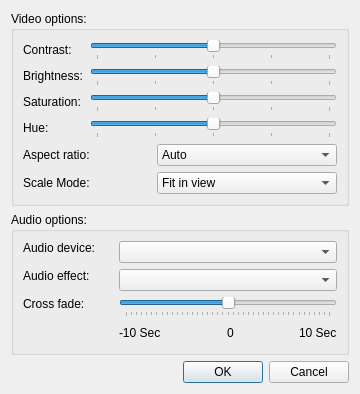
<ui version="4.0" >
 <class>settings</class>
 <widget class="QDialog" name="settings" >
  <property name="geometry" >
   <rect>
    <x>0</x>
    <y>0</y>
    <width>360</width>
    <height>379</height>
   </rect>
  </property>
  <property name="windowTitle" >
   <string>Settings</string>
  </property>
  <layout class="QVBoxLayout" name="verticalLayout_2" >
   <item>
    <widget class="QGroupBox" name="groupBox" >
     <property name="title" >
      <string>Video options:</string>
     </property>
     <property name="flat" >
      <bool>true</bool>
     </property>
     <layout class="QGridLayout" name="gridLayout" >
      <item row="0" column="0" >
       <widget class="QLabel" name="label_9" >
        <property name="text" >
         <string>Contrast:</string>
        </property>
       </widget>
      </item>
      <item row="0" column="1" colspan="2" >
       <widget class="QSlider" name="contrastSlider" >
        <property name="minimum" >
         <number>-8</number>
        </property>
        <property name="maximum" >
         <number>8</number>
        </property>
        <property name="orientation" >
         <enum>Qt::Horizontal</enum>
        </property>
        <property name="tickPosition" >
         <enum>QSlider::TicksBelow</enum>
        </property>
        <property name="tickInterval" >
         <number>4</number>
        </property>
       </widget>
      </item>
      <item row="1" column="0" >
       <widget class="QLabel" name="label_8" >
        <property name="text" >
         <string>Brightness:</string>
        </property>
       </widget>
      </item>
      <item row="1" column="1" colspan="2" >
       <widget class="QSlider" name="brightnessSlider" >
        <property name="minimum" >
         <number>-8</number>
        </property>
        <property name="maximum" >
         <number>8</number>
        </property>
        <property name="orientation" >
         <enum>Qt::Horizontal</enum>
        </property>
        <property name="tickPosition" >
         <enum>QSlider::TicksBelow</enum>
        </property>
        <property name="tickInterval" >
         <number>4</number>
        </property>
       </widget>
      </item>
      <item row="2" column="0" >
       <widget class="QLabel" name="label_7" >
        <property name="text" >
         <string>Saturation:</string>
        </property>
       </widget>
      </item>
      <item row="2" column="1" colspan="2" >
       <widget class="QSlider" name="saturationSlider" >
        <property name="minimum" >
         <number>-8</number>
        </property>
        <property name="maximum" >
         <number>8</number>
        </property>
        <property name="orientation" >
         <enum>Qt::Horizontal</enum>
        </property>
        <property name="tickPosition" >
         <enum>QSlider::TicksBelow</enum>
        </property>
        <property name="tickInterval" >
         <number>4</number>
        </property>
       </widget>
      </item>
      <item row="3" column="0" >
       <widget class="QLabel" name="label_2" >
        <property name="text" >
         <string>Hue:</string>
        </property>
       </widget>
      </item>
      <item row="3" column="1" colspan="2" >
       <widget class="QSlider" name="hueSlider" >
        <property name="minimum" >
         <number>-8</number>
        </property>
        <property name="maximum" >
         <number>8</number>
        </property>
        <property name="orientation" >
         <enum>Qt::Horizontal</enum>
        </property>
        <property name="tickPosition" >
         <enum>QSlider::TicksBelow</enum>
        </property>
        <property name="tickInterval" >
         <number>4</number>
        </property>
       </widget>
      </item>
      <item row="4" column="0" colspan="2" >
       <widget class="QLabel" name="label_10" >
        <property name="text" >
         <string>Aspect ratio:</string>
        </property>
       </widget>
      </item>
      <item row="4" column="2" >
       <widget class="QComboBox" name="aspectCombo" >
        <property name="minimumSize" >
         <size>
          <width>180</width>
          <height>0</height>
         </size>
        </property>
        <item>
         <property name="text" >
          <string>Auto</string>
         </property>
        </item>
        <item>
         <property name="text" >
          <string>Stretch</string>
         </property>
        </item>
        <item>
         <property name="text" >
          <string>4/3</string>
         </property>
        </item>
        <item>
         <property name="text" >
          <string>16/9</string>
         </property>
        </item>
       </widget>
      </item>
      <item row="5" column="0" colspan="2" >
       <widget class="QLabel" name="label_11" >
        <property name="text" >
         <string>Scale Mode:</string>
        </property>
       </widget>
      </item>
      <item row="5" column="2" >
       <widget class="QComboBox" name="scalemodeCombo" >
        <property name="minimumSize" >
         <size>
          <width>180</width>
          <height>0</height>
         </size>
        </property>
        <item>
         <property name="text" >
          <string>Fit in view</string>
         </property>
        </item>
        <item>
         <property name="text" >
          <string>Scale and crop</string>
         </property>
        </item>
       </widget>
      </item>
     </layout>
    </widget>
   </item>
   <item>
    <widget class="QGroupBox" name="groupBox_2" >
     <property name="title" >
      <string>Audio options:</string>
     </property>
     <property name="flat" >
      <bool>true</bool>
     </property>
     <layout class="QVBoxLayout" name="verticalLayout" >
      <item>
       <layout class="QHBoxLayout" >
        <item>
         <widget class="QLabel" name="label" >
          <property name="sizePolicy" >
           <sizepolicy vsizetype="Preferred" hsizetype="Maximum" >
            <horstretch>0</horstretch>
            <verstretch>0</verstretch>
           </sizepolicy>
          </property>
          <property name="minimumSize" >
           <size>
            <width>90</width>
            <height>0</height>
           </size>
          </property>
          <property name="text" >
           <string>Audio device:</string>
          </property>
          <property name="alignment" >
           <set>Qt::AlignLeading|Qt::AlignLeft|Qt::AlignTop</set>
          </property>
         </widget>
        </item>
        <item>
         <widget class="QComboBox" name="deviceCombo" >
          <property name="sizePolicy" >
           <sizepolicy vsizetype="Fixed" hsizetype="Minimum" >
            <horstretch>0</horstretch>
            <verstretch>0</verstretch>
           </sizepolicy>
          </property>
         </widget>
        </item>
       </layout>
      </item>
      <item>
       <layout class="QHBoxLayout" >
        <item>
         <widget class="QLabel" name="label_6" >
          <property name="sizePolicy" >
           <sizepolicy vsizetype="Preferred" hsizetype="Maximum" >
            <horstretch>0</horstretch>
            <verstretch>0</verstretch>
           </sizepolicy>
          </property>
          <property name="minimumSize" >
           <size>
            <width>90</width>
            <height>0</height>
           </size>
          </property>
          <property name="text" >
           <string>Audio effect:</string>
          </property>
          <property name="alignment" >
           <set>Qt::AlignLeading|Qt::AlignLeft|Qt::AlignTop</set>
          </property>
         </widget>
        </item>
        <item>
         <widget class="QComboBox" name="audioEffectsCombo" >
          <property name="sizePolicy" >
           <sizepolicy vsizetype="Fixed" hsizetype="Minimum" >
            <horstretch>0</horstretch>
            <verstretch>0</verstretch>
           </sizepolicy>
          </property>
         </widget>
        </item>
       </layout>
      </item>
      <item>
       <layout class="QHBoxLayout" >
        <item>
         <widget class="QLabel" name="crossFadeLabel" >
          <property name="sizePolicy" >
           <sizepolicy vsizetype="Preferred" hsizetype="Maximum" >
            <horstretch>0</horstretch>
            <verstretch>0</verstretch>
           </sizepolicy>
          </property>
          <property name="minimumSize" >
           <size>
            <width>90</width>
            <height>0</height>
           </size>
          </property>
          <property name="text" >
           <string>Cross fade:</string>
          </property>
          <property name="alignment" >
           <set>Qt::AlignLeading|Qt::AlignLeft|Qt::AlignTop</set>
          </property>
         </widget>
        </item>
        <item>
         <layout class="QVBoxLayout" >
          <item>
           <widget class="QSlider" name="crossFadeSlider" >
            <property name="sizePolicy" >
             <sizepolicy vsizetype="Fixed" hsizetype="Minimum" >
              <horstretch>0</horstretch>
              <verstretch>0</verstretch>
             </sizepolicy>
            </property>
            <property name="minimum" >
             <number>-20</number>
            </property>
            <property name="maximum" >
             <number>20</number>
            </property>
            <property name="singleStep" >
             <number>1</number>
            </property>
            <property name="pageStep" >
             <number>2</number>
            </property>
            <property name="value" >
             <number>0</number>
            </property>
            <property name="orientation" >
             <enum>Qt::Horizontal</enum>
            </property>
            <property name="tickPosition" >
             <enum>QSlider::TicksBelow</enum>
            </property>
           </widget>
          </item>
          <item>
           <layout class="QHBoxLayout" >
            <item>
             <widget class="QLabel" name="crossFadeLabel1" >
              <property name="font" >
               <font>
                <pointsize>9</pointsize>
               </font>
              </property>
              <property name="text" >
               <string>-10 Sec</string>
              </property>
             </widget>
            </item>
            <item>
             <spacer>
              <property name="orientation" >
               <enum>Qt::Horizontal</enum>
              </property>
              <property name="sizeHint" stdset="0" >
               <size>
                <width>40</width>
                <height>20</height>
               </size>
              </property>
             </spacer>
            </item>
            <item>
             <widget class="QLabel" name="crossFadeLabel2" >
              <property name="font" >
               <font>
                <pointsize>9</pointsize>
               </font>
              </property>
              <property name="text" >
               <string>0</string>
              </property>
             </widget>
            </item>
            <item>
             <spacer>
              <property name="orientation" >
               <enum>Qt::Horizontal</enum>
              </property>
              <property name="sizeHint" stdset="0" >
               <size>
                <width>40</width>
                <height>20</height>
               </size>
              </property>
             </spacer>
            </item>
            <item>
             <widget class="QLabel" name="crossFadeLabel3" >
              <property name="font" >
               <font>
                <pointsize>9</pointsize>
               </font>
              </property>
              <property name="text" >
               <string>10 Sec</string>
              </property>
             </widget>
            </item>
           </layout>
          </item>
         </layout>
        </item>
       </layout>
      </item>
     </layout>
    </widget>
   </item>
   <item>
    <widget class="QDialogButtonBox" name="buttonBox" >
     <property name="orientation" >
      <enum>Qt::Horizontal</enum>
     </property>
     <property name="standardButtons" >
      <set>QDialogButtonBox::Cancel|QDialogButtonBox::Ok</set>
     </property>
    </widget>
   </item>
  </layout>
 </widget>
 <resources/>
 <connections>
  <connection>
   <sender>buttonBox</sender>
   <signal>accepted()</signal>
   <receiver>settings</receiver>
   <slot>accept()</slot>
   <hints>
    <hint type="sourcelabel" >
     <x>248</x>
     <y>254</y>
    </hint>
    <hint type="destinationlabel" >
     <x>157</x>
     <y>274</y>
    </hint>
   </hints>
  </connection>
  <connection>
   <sender>buttonBox</sender>
   <signal>rejected()</signal>
   <receiver>settings</receiver>
   <slot>reject()</slot>
   <hints>
    <hint type="sourcelabel" >
     <x>316</x>
     <y>260</y>
    </hint>
    <hint type="destinationlabel" >
     <x>286</x>
     <y>274</y>
    </hint>
   </hints>
  </connection>
 </connections>
</ui>
